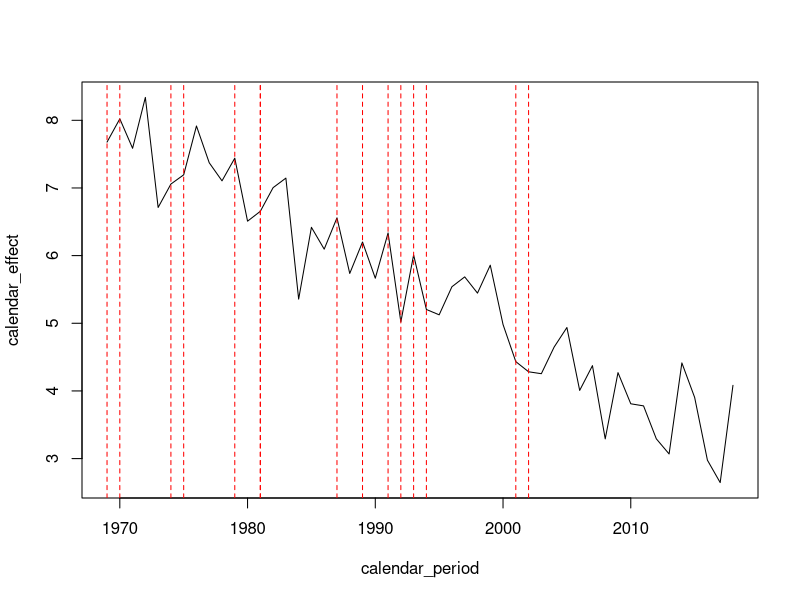
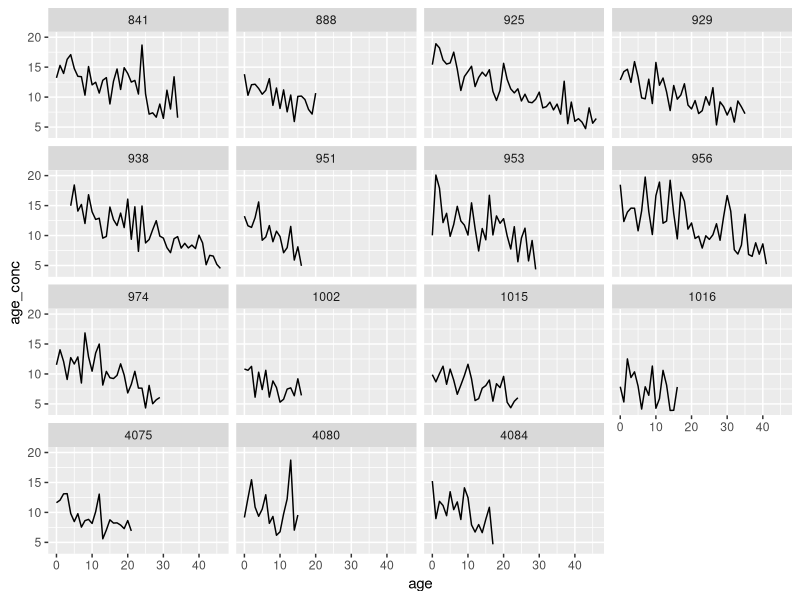
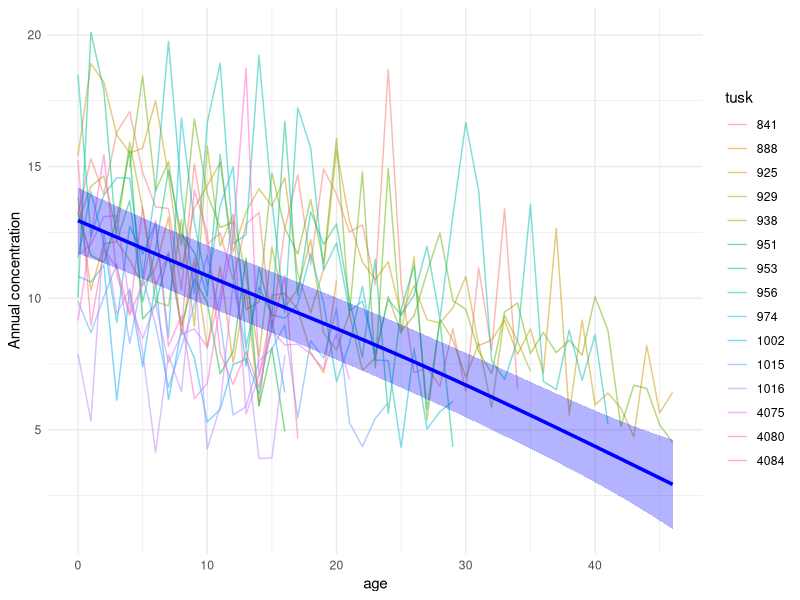
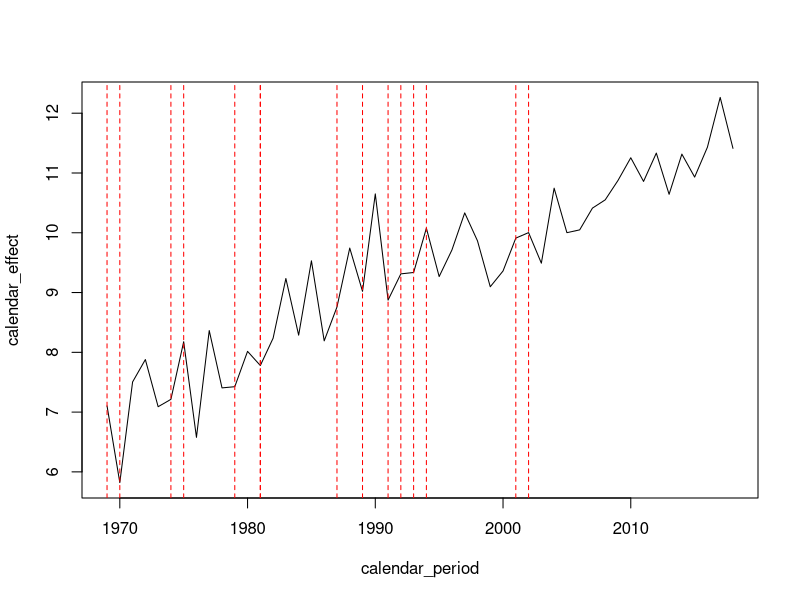
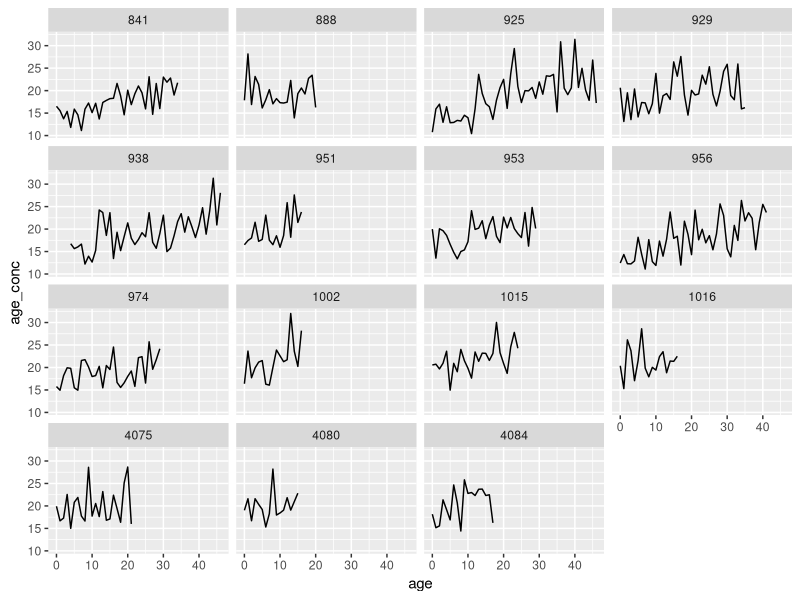
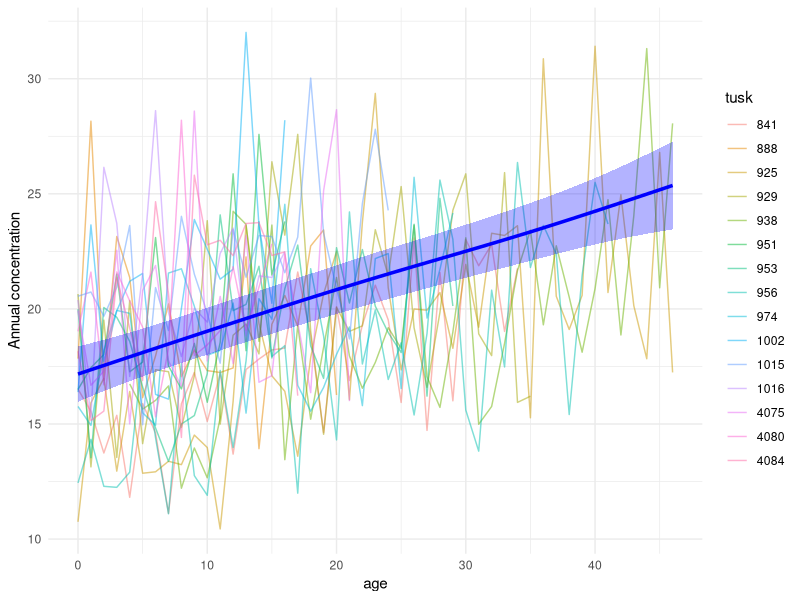
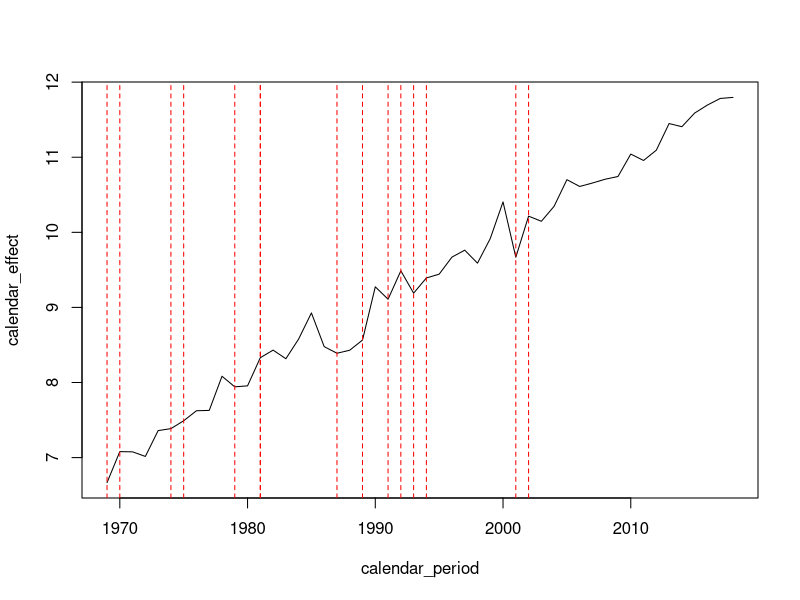
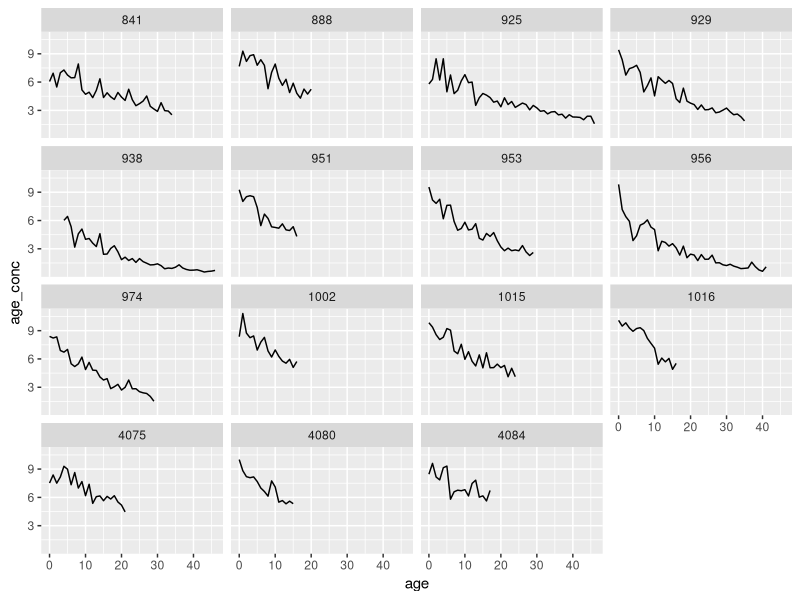

These charts were generated, in order, by the following R code:
## ---- chunk 1
knitr::opts_chunk$set(echo = FALSE, warning = FALSE,fig.width = 8, fig.height = 6)

## ---- chunk 2
library(ggplot2)
library(gridExtra)
library(reshape2)
library(dplyr)
library(tidyr)
library(mgcv)

df <- read.csv("narwhal_age_year_data.csv")
df$tusk <- as.factor(df$tusk)
## ---- chunk 3
# Make calendar effect (linear)
calendar_period <- min(df$year):max(df$year)
sigma = 0.5
calendar_effect <- 205  - 0.1 * calendar_period  + rnorm(length(calendar_period), sd=sigma)

df_year <- data.frame(year = calendar_period, year_conc = calendar_effect)

# merge
df$year_conc <- NULL
df <- merge(df,df_year, by="year")

# plot
plot(calendar_period, calendar_effect, type="l")
abline(v=aggregate((df$year), list(df$tusk), min)$x, lty ="dashed", col="red")

# Make individual effect
df_age <- df %>% select(tusk = tusk, age = age, age_conc = age_conc)

# create individual intrinsic component which interacts with environmental concentraiton

# FIRST CHOICE: Exponential decay
# age_year_interaction <- function(x, year_conc){
#   # Exponential individual decay where baseline-factor interacts with yearly concentration in water + slight gamma noise
#   rnorm(length(year_conc), year_conc, 1)*exp(-rnorm(1,0.1,0.01)*x)+rgamma(length(x), 0.1, 1)
# }

# SECOND CHOICE: Constant level
age_year_interaction <- function(x, year_conc){
  # Constant individual level which interacts with yearly concentration in water
  year_conc + rgamma(length(year_conc), year_conc, 1)
}

# # EXAMPLE
# whale <- "888"
# tusk_df <- df_age[df_age$tusk==whale,]
# byIdx <- which(calendar_period %in% df[df$tusk==whale,]$year) # calendar period of whale
# baseline <- calendar_effect[byIdx]
# plot(tusk_df$age, age_year_interaction(tusk_df$age, baseline), type="l")

# create age-effect (confounded by year)
for(tusk in unique(df$tusk)){
  tusk_df <- df_age[df_age$tusk==tusk,]
  byIdx <- which(calendar_period %in% df[df$tusk==tusk,]$year) # calendar period of whale
  baseline <- calendar_effect[byIdx]
  df[df$tusk==tusk,]$age_conc <- age_year_interaction(tusk_df$age, baseline)
}

# plot
ggplot(df, aes(x=age, y=age_conc))+
  geom_line()+
  facet_wrap(.~tusk)

# Fit the model for this element
model <- gamm(age_conc ~ s(age, k=5, bs="cs"), 
              random = list(tusk = ~1), 
              data = df)

# Create prediction data
age_range <- seq(min(df$age, na.rm = TRUE), 
                 max(df$age, na.rm = TRUE), 
                 length.out = 100)

pred_data <- data.frame(age = age_range)

# Generate predictions with confidence intervals
predictions <- predict(model$gam, newdata = pred_data, se.fit = TRUE)

pred_data$fit <- predictions$fit
pred_data$se <- predictions$se.fit
pred_data$lower <- pred_data$fit - 1.96 * pred_data$se
pred_data$upper <- pred_data$fit + 1.96 * pred_data$se

# Create the plot
ggplot(df, aes(x = age, y = age_conc)) +
  geom_line(aes(color = tusk), alpha = 0.5) +
  geom_ribbon(data = pred_data, 
              aes(x = age, y = fit, ymin = lower, ymax = upper),
              alpha = 0.3, fill = "blue", inherit.aes = FALSE) +
  geom_line(data = pred_data, 
            aes(x = age, y = fit), 
            color = "blue", size = 1.2, inherit.aes = FALSE) +
  ylab("Annual concentration") +
  theme_minimal()
## ---- chunk 4
# Make calendar effect (linear)
calendar_period <- min(df$year):max(df$year)
sigma = 0.5
calendar_effect <- -190  + 0.1 * calendar_period  + rnorm(length(calendar_period), sd=sigma)

df_year <- data.frame(year = calendar_period, year_conc = calendar_effect)

# merge
df$year_conc <- NULL
df <- merge(df,df_year, by="year")

# plot
plot(calendar_period, calendar_effect, type="l")
abline(v=aggregate((df$year), list(df$tusk), min)$x, lty ="dashed", col="red")

# Make individual effect
df_age <- df %>% select(tusk = tusk, age = age, age_conc = age_conc)

# create individual intrinsic component which interacts with environmental concentration

# FIRST CHOICE: Exponential decay
# age_year_interaction <- function(x, year_conc){
#   # Exponential individual decay where baseline-factor interacts with yearly concentration in water + slight gamma noise
#   rnorm(length(year_conc), year_conc, 1)*exp(-rnorm(1,0.1,0.01)*x)+rgamma(length(x), 0.1, 1)
# }

# SECOND CHOICE: Constant level
age_year_interaction <- function(x, year_conc){
  # Constant individual level which interacts with yearly concentration in water
  year_conc + rgamma(length(year_conc), year_conc, 1)
}


# create age-effect (confounded by year)
for(tusk in unique(df$tusk)){
  tusk_df <- df_age[df_age$tusk==tusk,]
  byIdx <- which(calendar_period %in% df[df$tusk==tusk,]$year) # calendar period of whale
  baseline <- calendar_effect[byIdx]
  df[df$tusk==tusk,]$age_conc <- age_year_interaction(tusk_df$age, baseline)
}

# plot
ggplot(df, aes(x=age, y=age_conc))+
  geom_line()+
  facet_wrap(.~tusk)

# Fit the model for this element
model <- gamm(age_conc ~ s(age, k=5, bs="cs"), 
              random = list(tusk = ~1), 
              data = df)

# Create prediction data
age_range <- seq(min(df$age, na.rm = TRUE), 
                 max(df$age, na.rm = TRUE), 
                 length.out = 100)

pred_data <- data.frame(age = age_range)

# Generate predictions with confidence intervals
predictions <- predict(model$gam, newdata = pred_data, se.fit = TRUE)

pred_data$fit <- predictions$fit
pred_data$se <- predictions$se.fit
pred_data$lower <- pred_data$fit - 1.96 * pred_data$se
pred_data$upper <- pred_data$fit + 1.96 * pred_data$se

# Create the plot
ggplot(df, aes(x = age, y = age_conc)) +
  geom_line(aes(color = tusk), alpha = 0.5) +
  geom_ribbon(data = pred_data, 
              aes(x = age, y = fit, ymin = lower, ymax = upper),
              alpha = 0.3, fill = "blue", inherit.aes = FALSE) +
  geom_line(data = pred_data, 
            aes(x = age, y = fit), 
            color = "blue", size = 1.2, inherit.aes = FALSE) +
  ylab("Annual concentration") +
  theme_minimal()
## ---- chunk 5
# Make calendar effect (linear)
calendar_period <- min(df$year):max(df$year)
sigma = 0.2
calendar_effect <- -190  + 0.1 * calendar_period  + rnorm(length(calendar_period), sd=sigma)

df_year <- data.frame(year = calendar_period, year_conc = calendar_effect)

# merge
df$year_conc <- NULL
df <- merge(df,df_year, by="year")

# plot
plot(calendar_period, calendar_effect, type="l")
abline(v=aggregate((df$year), list(df$tusk), min)$x, lty ="dashed", col="red")

# Make individual effect
df_age <- df %>% select(tusk = tusk, age = age, age_conc = age_conc)

# create individual intrinsic component which interacts with environmental concentration

# FIRST CHOICE: Exponential decay
age_year_interaction <- function(x, year_conc){
  # Exponential individual decay where baseline-factor interacts with yearly concentration in water + slight gamma noise
  rnorm(length(year_conc), year_conc, 1)*exp(-rnorm(1,0.05,0.01)*x)+rgamma(length(x), 0.1, 1)
}

# # SECOND CHOICE: Constant level
# age_year_interaction <- function(x, year_conc){
#   # Constant individual level which interacts with yearly concentration in water
#   year_conc + rgamma(length(year_conc), year_conc, 1)
# }

# create age-effect (confounded by year)
for(tusk in unique(df$tusk)){
  tusk_df <- df_age[df_age$tusk==tusk,]
  byIdx <- which(calendar_period %in% df[df$tusk==tusk,]$year) # calendar period of whale
  baseline <- calendar_effect[byIdx]
  df[df$tusk==tusk,]$age_conc <- age_year_interaction(tusk_df$age, baseline)
}

# plot
ggplot(df, aes(x=age, y=age_conc))+
  geom_line()+
  facet_wrap(.~tusk)

# Fit the model for this element
model <- gamm(age_conc ~ s(age, k=5, bs="cs"), 
              random = list(tusk = ~1), 
              data = df)

# Create prediction data
age_range <- seq(min(df$age, na.rm = TRUE), 
                 max(df$age, na.rm = TRUE), 
                 length.out = 100)

pred_data <- data.frame(age = age_range)

# Generate predictions with confidence intervals
predictions <- predict(model$gam, newdata = pred_data, se.fit = TRUE)

pred_data$fit <- predictions$fit
pred_data$se <- predictions$se.fit
pred_data$lower <- pred_data$fit - 1.96 * pred_data$se
pred_data$upper <- pred_data$fit + 1.96 * pred_data$se

# Create the plot
ggplot(df, aes(x = age, y = age_conc)) +
  geom_line(aes(color = tusk), alpha = 0.5) +
  geom_ribbon(data = pred_data, 
              aes(x = age, y = fit, ymin = lower, ymax = upper),
              alpha = 0.3, fill = "blue", inherit.aes = FALSE) +
  geom_line(data = pred_data, 
            aes(x = age, y = fit), 
            color = "blue", size = 1.2, inherit.aes = FALSE) +
  ylab("Annual concentration") +
  theme_minimal()
## ---- chunk 6
# Make calendar effect (linear)
calendar_period <- min(df$year):max(df$year)
sigma = 0.2
calendar_effect <- 5  + sin(0.5 * calendar_period)  + rnorm(length(calendar_period), sd=sigma)

df_year <- data.frame(year = calendar_period, year_conc = calendar_effect)

# merge
df$year_conc <- NULL
df <- merge(df,df_year, by="year")

# plot
plot(calendar_period, calendar_effect, type="l")
abline(v=aggregate((df$year), list(df$tusk), min)$x, lty ="dashed", col="red")

# Make individual effect
df_age <- df %>% select(tusk = tusk, age = age, age_conc = age_conc)

# create individual intrinsic component which interacts with environmental concentration

# FIRST CHOICE: Exponential decay
# age_year_interaction <- function(x, year_conc){
#   # Exponential individual decay where baseline-factor interacts with yearly concentration in water + slight gamma noise
#   rnorm(length(year_conc), year_conc, 1)*exp(-rnorm(1,0.1,0.01)*x)+rgamma(length(x), 0.1, 1)
# }

# SECOND CHOICE: Constant level
age_year_interaction <- function(x, year_conc){
  # Constant individual level which interacts with yearly concentration in water
  year_conc + rgamma(length(year_conc), year_conc, 1)
}


# create age-effect (confounded by year)
for(tusk in unique(df$tusk)){
  tusk_df <- df_age[df_age$tusk==tusk,]
  byIdx <- which(calendar_period %in% df[df$tusk==tusk,]$year) # calendar period of whale
  baseline <- calendar_effect[byIdx]
  df[df$tusk==tusk,]$age_conc <- age_year_interaction(tusk_df$age, baseline)
}

# plot
ggplot(df, aes(x=age, y=age_conc))+
  geom_line()+
  facet_wrap(.~tusk)

# Fit the model for this element
model <- gamm(age_conc ~ s(age, k=5, bs="cs"), 
              random = list(tusk = ~1), 
              data = df)

# Create prediction data
age_range <- seq(min(df$age, na.rm = TRUE), 
                 max(df$age, na.rm = TRUE), 
                 length.out = 100)

pred_data <- data.frame(age = age_range)

# Generate predictions with confidence intervals
predictions <- predict(model$gam, newdata = pred_data, se.fit = TRUE)

pred_data$fit <- predictions$fit
pred_data$se <- predictions$se.fit
pred_data$lower <- pred_data$fit - 1.96 * pred_data$se
pred_data$upper <- pred_data$fit + 1.96 * pred_data$se

# Create the plot
ggplot(df, aes(x = age, y = age_conc)) +
  geom_line(aes(color = tusk), alpha = 0.5) +
  geom_ribbon(data = pred_data, 
              aes(x = age, y = fit, ymin = lower, ymax = upper),
              alpha = 0.3, fill = "blue", inherit.aes = FALSE) +
  geom_line(data = pred_data, 
            aes(x = age, y = fit), 
            color = "blue", size = 1.2, inherit.aes = FALSE) +
  ylab("Annual concentration") +
  theme_minimal()
## ---- chunk 7
# Make calendar effect (linear)
calendar_period <- min(df$year):max(df$year)
sigma = 0.2
breakpoint <- 2000  # regime shift
calendar_effect <- 5 + ifelse(calendar_period >= breakpoint, 1, 0) + rnorm(length(calendar_period), sd=sigma)

df_year <- data.frame(year = calendar_period, year_conc = calendar_effect)

# merge
df$year_conc <- NULL
df <- merge(df,df_year, by="year")

# plot
plot(calendar_period, calendar_effect, type="l")
abline(v=aggregate((df$year), list(df$tusk), min)$x, lty ="dashed", col="red")

# Make individual effect
df_age <- df %>% select(tusk = tusk, age = age, age_conc = age_conc)

# create individual intrinsic component which interacts with environmental concentration

# FIRST CHOICE: Exponential decay
# age_year_interaction <- function(x, year_conc){
#   # Exponential individual decay where baseline-factor interacts with yearly concentration in water + slight gamma noise
#   rnorm(length(year_conc), year_conc, 1)*exp(-rnorm(1,0.1,0.01)*x)+rgamma(length(x), 0.1, 1)
# }

# SECOND CHOICE: Constant level
age_year_interaction <- function(x, year_conc){
  # Constant individual level which interacts with yearly concentration in water
  year_conc + rgamma(length(year_conc), year_conc, 1)
}

# create age-effect (confounded by year)
for(tusk in unique(df$tusk)){
  tusk_df <- df_age[df_age$tusk==tusk,]
  byIdx <- which(calendar_period %in% df[df$tusk==tusk,]$year) # calendar period of whale
  baseline <- calendar_effect[byIdx]
  df[df$tusk==tusk,]$age_conc <- age_year_interaction(tusk_df$age, baseline)
}

# plot
ggplot(df, aes(x=age, y=age_conc))+
  geom_line()+
  facet_wrap(.~tusk)

# Fit the model for this element
model <- gamm(age_conc ~ s(age, k=5, bs="cs"), 
              random = list(tusk = ~1), 
              data = df)

# Create prediction data
age_range <- seq(min(df$age, na.rm = TRUE), 
                 max(df$age, na.rm = TRUE), 
                 length.out = 100)

pred_data <- data.frame(age = age_range)

# Generate predictions with confidence intervals
predictions <- predict(model$gam, newdata = pred_data, se.fit = TRUE)

pred_data$fit <- predictions$fit
pred_data$se <- predictions$se.fit
pred_data$lower <- pred_data$fit - 1.96 * pred_data$se
pred_data$upper <- pred_data$fit + 1.96 * pred_data$se

# Create the plot
ggplot(df, aes(x = age, y = age_conc)) +
  geom_line(aes(color = tusk), alpha = 0.5) +
  geom_ribbon(data = pred_data, 
              aes(x = age, y = fit, ymin = lower, ymax = upper),
              alpha = 0.3, fill = "blue", inherit.aes = FALSE) +
  geom_line(data = pred_data, 
            aes(x = age, y = fit), 
            color = "blue", size = 1.2, inherit.aes = FALSE) +
  ylab("Annual concentration") +
  theme_minimal()
